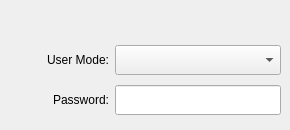
                     <widget class="QWidget" name="usrPage">
                      <widget class="QWidget" name="layoutWidget">
                       <property name="geometry">
                        <rect>
                         <x>10</x>
                         <y>40</y>
                         <width>271</width>
                         <height>41</height>
                        </rect>
                       </property>
                       <layout class="QHBoxLayout" name="horizontalLayout_29" stretch="3,5">
                        <item>
                         <widget class="QLabel" name="usrModeLabel">
                          <property name="sizePolicy">
                           <sizepolicy hsizetype="Fixed" vsizetype="Expanding">
                            <horstretch>0</horstretch>
                            <verstretch>0</verstretch>
                           </sizepolicy>
                          </property>
                          <property name="minimumSize">
                           <size>
                            <width>58</width>
                            <height>18</height>
                           </size>
                          </property>
                          <property name="maximumSize">
                           <size>
                            <width>10000</width>
                            <height>18</height>
                           </size>
                          </property>
                          <property name="text">
                           <string>User Mode:</string>
                          </property>
                          <property name="alignment">
                           <set>Qt::AlignRight|Qt::AlignTrailing|Qt::AlignVCenter</set>
                          </property>
                         </widget>
                        </item>
                        <item>
                         <widget class="QComboBox" name="usrModeCombo">
                          <property name="sizePolicy">
                           <sizepolicy hsizetype="Expanding" vsizetype="Fixed">
                            <horstretch>0</horstretch>
                            <verstretch>0</verstretch>
                           </sizepolicy>
                          </property>
                          <property name="minimumSize">
                           <size>
                            <width>100</width>
                            <height>30</height>
                           </size>
                          </property>
                          <property name="maximumSize">
                           <size>
                            <width>200</width>
                            <height>30</height>
                           </size>
                          </property>
                          <property name="font">
                           <font>
                            <pointsize>8</pointsize>
                           </font>
                          </property>
                         </widget>
                        </item>
                       </layout>
                      </widget>
                      <widget class="QWidget" name="layoutWidget_2">
                       <property name="geometry">
                        <rect>
                         <x>10</x>
                         <y>80</y>
                         <width>271</width>
                         <height>41</height>
                        </rect>
                       </property>
                       <layout class="QHBoxLayout" name="horizontalLayout_31" stretch="3,5">
                        <item>
                         <widget class="QLabel" name="usrModePwdText">
                          <property name="sizePolicy">
                           <sizepolicy hsizetype="Fixed" vsizetype="Expanding">
                            <horstretch>0</horstretch>
                            <verstretch>0</verstretch>
                           </sizepolicy>
                          </property>
                          <property name="minimumSize">
                           <size>
                            <width>58</width>
                            <height>18</height>
                           </size>
                          </property>
                          <property name="maximumSize">
                           <size>
                            <width>10000</width>
                            <height>18</height>
                           </size>
                          </property>
                          <property name="text">
                           <string>Password:</string>
                          </property>
                          <property name="alignment">
                           <set>Qt::AlignRight|Qt::AlignTrailing|Qt::AlignVCenter</set>
                          </property>
                         </widget>
                        </item>
                        <item>
                         <widget class="QLineEdit" name="usrModePwdEdit">
                          <property name="minimumSize">
                           <size>
                            <width>0</width>
                            <height>30</height>
                           </size>
                          </property>
                          <property name="styleSheet">
                           <string notr="true">QLineEdit {  
    padding-left: 3px;
} </string>
                          </property>
                          <property name="echoMode">
                           <enum>QLineEdit::Password</enum>
                          </property>
                         </widget>
                        </item>
                       </layout>
                      </widget>
                     </widget>
